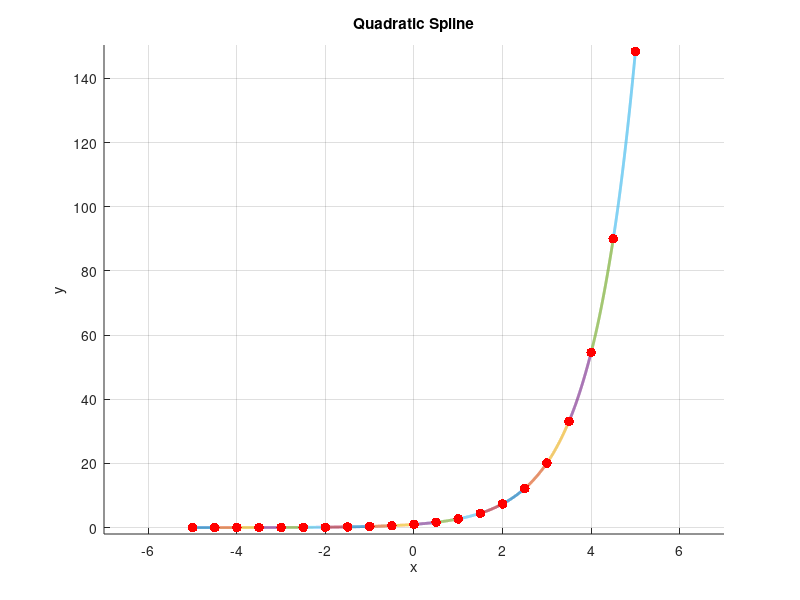

The MATLAB script that drew this image:
% Last Update 24/4/2015
% Ahmed Mekkawy
% This code solves for quadratic interpolation
x   =   -5:0.5:5;
y   =   exp(x);
N   =   length(x)-1;
% The unknowns are 3*N with ao=0 "Linear Spline"
% Filling Matrix from point matching
V   =   [0;zeros(2*N,1);zeros(N-1,1)];
Z   =   zeros(length(V),length(V));
j=1;
f=1;
for i=2:2:2*N    
    Z(i,f:f+2)          =   [x(j)^2 x(j) 1];
    V(i)                =   y(j);
    j                   =   j+1;
    Z(i+1,f:f+2)        =   [x(j)^2 x(j) 1];  
    V(i+1)              =   y(j);
    f                   =   f+3;
end
% Filling Matrix from smoothing condition
j=1;
l=2;
for i=2*N+2:3*N
    
    Z(i,j:j+1)            =   [2*x(l) 1];
    Z(i,j+3:j+4)          =   [-2*x(l) -1];
    j                     =   j+3;
    l                     =   l+1;
end
% Adjusting the value of a1 to be zero "Linear Spline"
Z(1,1)=1;
% Inverting and obtaining the coeffiecients, Plotting
Coeff       =       Z\V;
j=1;
hold on;
for i=1:N
    curve=@(l) Coeff(j)*l.^2+Coeff(j+1)*l+Coeff(j+2);
    ezplot(curve,[x(i),x(i+1)]);
    hndl=get(gca,'Children');
    set(hndl,'LineWidth',2);
    hold on
    j=j+3;
end
scatter(x,y,50,'r','filled')
grid on;
xlim([min(x)-2 max(x)+2]);
ylim([min(y)-2 max(y)+2]);
xlabel('x');
ylabel('y');
title('Quadratic Spline')
















